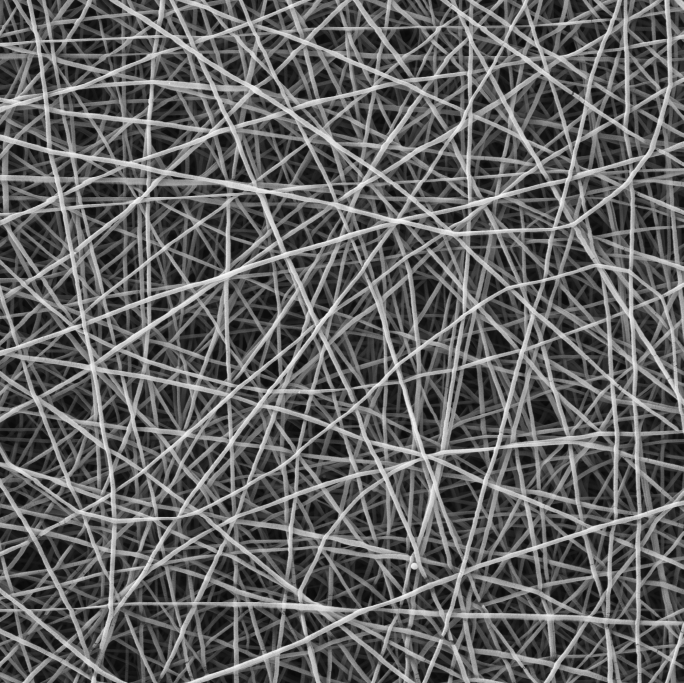
%> input picture src/fibresem/analysis/pysimpoly/output/00-original-py.png, 1367 x 1366 px (shown at 1/2 size)
$ octave mlsimpoly.m   (GNU Octave 9; MATLAB toolbox functions it lacks are replaced by stand-ins)
%> lines starting %> are read from the running program, lines starting %| are printed output that depends on the picture; in (x1, y1, x2, y2) boxes, pixels count from 0 and x2, y2 are one past the last pixel; in counts of white or black regions, pixels touching at a corner belong together; the program's own positions count from 1
### src/fibresem/analysis/matlab/showMaskAsOverlay.m
%Note: This is the endpoint for the "togglefig" function and the start of
%the "showMaskAsOverlay" function. Recommendation is to copy and save both
%of these files in a seperate .m file for increased code speed.

function varargout = showMaskAsOverlay(opacity, mask, overlaycolor, varargin)
error(nargchk(1,5,nargin));
if nargin >= 4
    if ~isempty(varargin{1})
        if ishandle(varargin{1})
            imgax = varargin{1};
        else
            figure;
            imshow(varargin{1});
            imgax = imgca;
        end
    else
        imgax = imgca;
    end
    fig = get(imgax,'parent');
    axes(imgax);
else
    fig = gcf;
end

if nargin == 5
    deleMasks = logical(varargin{2});
else
    deleMasks = true;
end

iptcheckinput(opacity, {'double'},{'scalar'}, mfilename, 'opacity', 1);
iptcheckinput(deleMasks, {'logical'}, {'nonempty'}, mfilename, 'deleMasks', 5);

if nargin == 1
    overlay = findall(gcf,'tag','opaqueOverlay');
    if isempty(overlay)
        error('SHOWMASKASOVERLAY: No opaque mask found in current figure.');
    end
    mask = get(overlay,'cdata');
    newmask = max(0,min(1,double(any(mask,3))*opacity));
    set(overlay,'alphadata',newmask);
    figure(fig);
    return
else
    iptcheckinput(mask, {'double','logical'},{'nonempty'}, mfilename, 'mask', 2);
end

DEFAULT_COLOR = [1 0 0];
if nargin < 3
    overlaycolor = DEFAULT_COLOR;
elseif ischar(overlaycolor)
    switch overlaycolor
        case {'y','yellow'}
            overlaycolor = [1 1 0];
        case {'m','magenta'}
            overlaycolor = [1 0 1];
        case {'c','cyan'}
            overlaycolor = [0 1 1];
        case {'r','red'}
            overlaycolor = [1 0 0];
        case {'g','green'}
            overlaycolor = [0 1 0];
        case {'b','blue'}
            overlaycolor = [0 0 1];
        case {'w','white'}
            overlaycolor = [1 1 1];
        case {'k','black'}
            overlaycolor = [0 0 0];
        otherwise
            disp('Unrecognized color specifier; using default.');
            overlaycolor = DEFAULT_COLOR;
    end
end

figure(fig);
tmp = imhandles(fig);
if isempty(tmp)
    error('There doesn''t appear to be an image in the current figure.');
end
try
    a = imattributes(tmp(1));
catch %#ok
    error('There doesn''t appear to be an image in the current figure.');
end
imsz = [str2num(a{2,2}),str2num(a{1,2})];

if ~isequal(imsz,size(mask(:,:,1)))
    error('Size mismatch');
end
if deleMasks
    delete(findall(fig,'tag','opaqueOverlay'))
end

overlaycolor = im2double(overlaycolor);
mask = logical(mask);

if size(mask,3) == 1
    newmaskR = zeros(imsz);
    newmaskG = newmaskR;
    newmaskB = newmaskR;
    newmaskR(mask) = overlaycolor(1);
    newmaskG(mask) = overlaycolor(2);
    newmaskB(mask) = overlaycolor(3);
elseif size(mask,3) == 3
    newmaskR = mask(:,:,1);
    newmaskG = mask(:,:,2);
    newmaskB = mask(:,:,3);
else
    beep;
    disp('Unsupported masktype in showImageAsOverlay.');
    return
end
newmask = cat(3,newmaskR,newmaskG,newmaskB);
hold on;
h = imshow(newmask);
try
    set(h,'alphadata',double(mask)*opacity,'tag','opaqueOverlay');
catch %#ok
    set(h,'alphadata',opacity,'tag','opaqueOverlay');
end
if nargout > 0
    varargout{1} = imhandles(imgca);
end
if nargout > 1
    varargout{2} = getframe;
    varargout{2} = varargout{2}.cdata;
end
end

### lib/matlab/togglefig.m
%Note: It is recommended to move the "togglefig" and "showMaskAsOverlay" functions to seperate .m
%files in the same folder as the main Matlab Code. Save the file as "togglefig.m" and "showMaskAsOverlay.m" respectively.
%Alternatively, download the togglefig and showMaskASOverlay functions online.
%This will increase the Matlab method speed significantly.

function fig = togglefig(name, clearfig)
if ~nargin
    tmp = get(findall(0,'type','figure'),'name');
    if isempty(tmp)
        tmp = 0;
    elseif ischar(tmp)
        tmp = 1;
    else
        tmp = sum(cell2mat(regexp(tmp,'untitled')));
    end
    name = ['untitled',num2str(tmp+1)];
    clearfig = 0;
elseif nargin == 1
    clearfig = 0;
end

fig = findall(0,'type','figure','name',name);
if isempty(fig)
    fig = figure('numbertitle','off','name',name);shg;
else
    set(0,'currentfigure',fig)
end
drawnow;
figure(fig)
if clearfig
    clf
end
if ~nargout
    clear fig
end
end

### src/fibresem/analysis/pysimpoly/mlsimpoly.m
I = imread(fullfile(pwd, 'output', '00-original-py.png'));
%> I is the input picture: size 1366x1367x3 uint8; min 8, max 251, mean 97.3
% take first channel
I = I(:,:,1);
%> I: size 1366x1367 uint8
pixelsize = 9.766;
pixelsizeunit = 'nm';

params.optimiseForThinFibres = true;
outputpath = fullfile(pwd, 'output');


%Enhance contract using histogram equalization
fprintf("Enhance contrast\n");

Ihist = adapthisteq(I);
saveimg(Ihist, '01-enhance-contrast');

Ihist = histeq(Ihist);
saveimg(Ihist, '02-enhance-contrast');


%Erode the grayscape image I and return the eroded image
fprintf("Erode Grayscale\n");
marker = imerode(Ihist, strel('disk', 5));
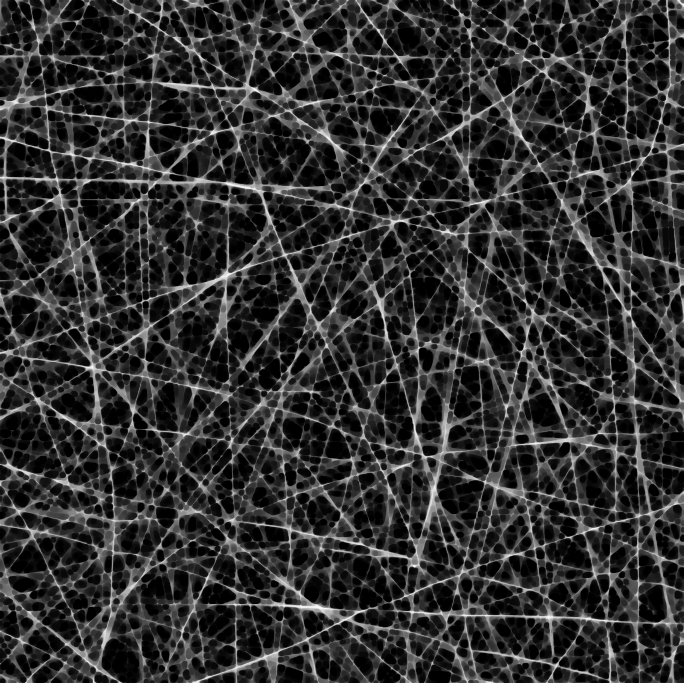
%> marker: size 1366x1367 uint8 (shown at 1/2 size); min 0, max 255, mean 48.8
saveimg(marker, '03-erode');


%Perform morphological reconstruction of the image
fprintf("Morphological Reconstruction\n");
Iobr = imreconstruct(marker, Ihist);
saveimg(Iobr, '04-reconstruction');


%Find edges in intensity image
fprintf("Find edges\n");

min_area = 20;
E = edge(Iobr, 'Canny', [0.2 0.4]);
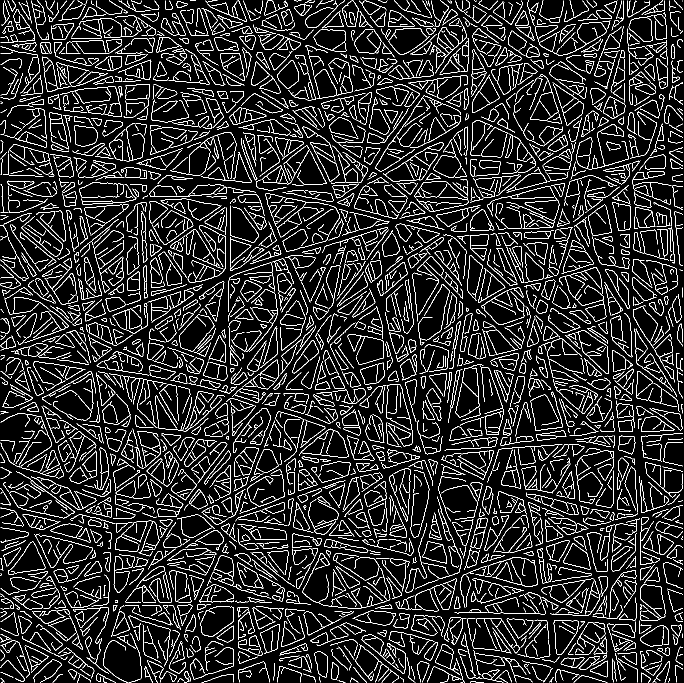
%> E: size 1366x1367 logical (shown at 1/2 size); 10.7% white in thin lines or dots
saveimg(E, '05-canny');


%Remove small objects with less than 20 pixels
E = bwareaopen(E, min_area);
%> E: size 1366x1367 logical; 10.5% white in thin lines or dots
saveimg(E, '06-areaopen');


E = bwmorph(E, 'thicken', 1);
%> E: size 1366x1367 logical; 20.5% white in thin lines or dots
saveimg(E, '07-thicken');

OL = imoverlay(Ihist, E, 'red');
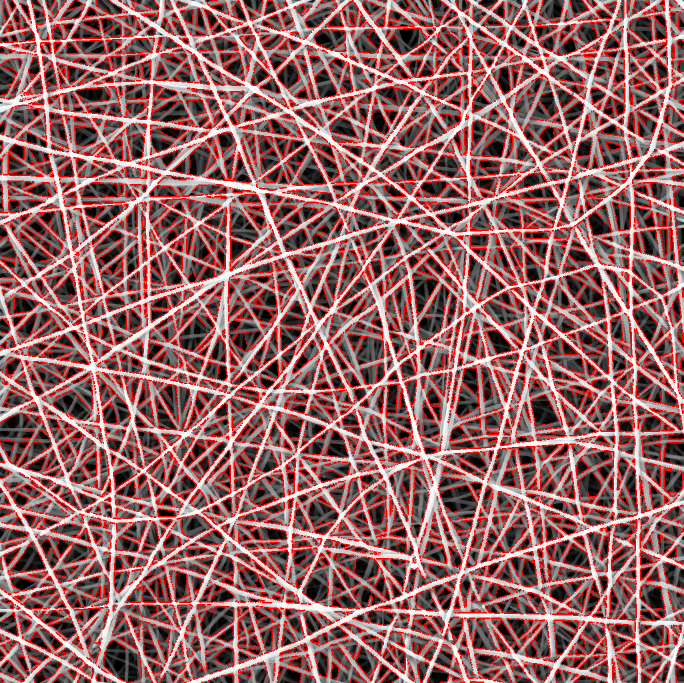
%> OL: size 1366x1367x3 uint8 (shown at 1/2 size); mean R, G, B 152.7, 100.4, 100.4

%%

%Create a binary image from 2D grayscale by replacing all values above a
%globally determined threshold with 1s
fprintf("Create and optimise binary...\n");

level = graythresh(I) + 0.1;
%> level = 0.514
saveimg(level, '08-graythresh');

BW = imbinarize(Ihist,level);
%> BW: size 1366x1367 logical; 47.8% white; 904 white regions (849 under 20 px), largest, box (x1, y1, x2, y2) and area: (0, 0, 1367, 1366) 886239, (22, 392, 69, 401) 288, (231, 1279, 277, 1309) 282
saveimg(BW, '09-imbinarize');

%Perform morphological closing on the image, returning the closed image.
BW = imclose(BW, strel('disk', 1));
%> BW: size 1366x1367 logical; 48.6% white; 525 white regions (491 under 20 px), largest, box (x1, y1, x2, y2) and area: (0, 0, 1367, 1366) 903818, (1302, 879, 1367, 888) 271, (830, 0, 854, 30) 209
saveimg(BW, '10-close');

%Apply a specific morphological operation to the binary image BW
BW = bwmorph(BW, 'clean', 100000);
BW = bwmorph(BW, 'fill', 5000);
BW = bwmorph(BW, 'majority', 500);
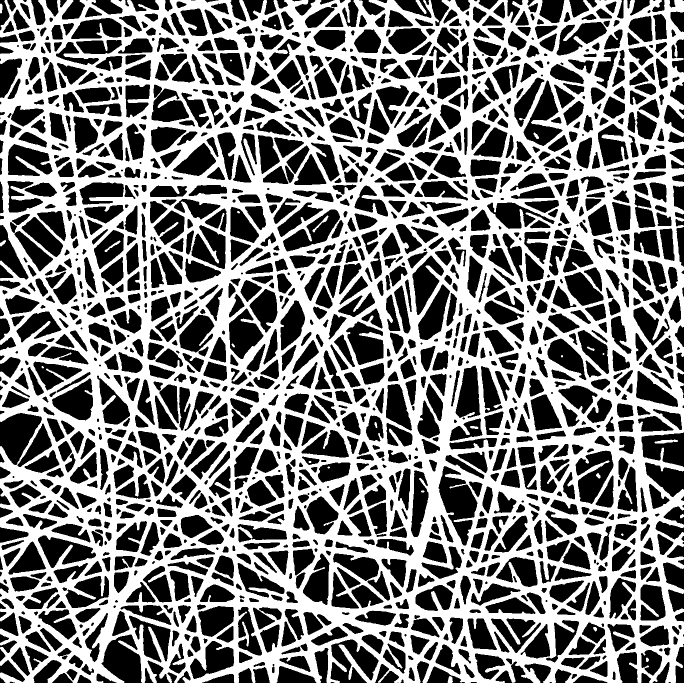
%> BW: size 1366x1367 logical (shown at 1/2 size); 48.8% white; 27 white regions (7 under 20 px), largest, box (x1, y1, x2, y2) and area: (0, 0, 1367, 1366) 908644, (1309, 879, 1356, 887) 235, (831, 0, 853, 28) 202
saveimg(BW, '11-clean-fill-majority');

if ~params.optimiseForThinFibres
    BW = bwmorph(BW, 'thin', 4);
end

%median filter than cleans image, stops when loop no longer changes image
fprintf("Cleaning: ");

BWf = medfilt2(BW);
i = 0;
while sum(sum(BWf)) ~= sum(sum(BW))
    i = i + 1;
    BW = BWf;
    BWf = medfilt2(BW);

    fprintf("#");
end
%> this loop made 0 passes
%> after the loop, i = 0

fprintf("\n");


%%
% Skeletonise
fprintf("Skeletonise\n");

if ~params.optimiseForThinFibres
    BW = bwmorph(BW, 'thicken', 4);
end

SK = bwskel(BW);
%> SK: size 1366x1367 logical; 5.2% white in thin lines or dots

branchpoints = bwmorph(SK, 'branchpoints', 1);
%> branchpoints: size 1366x1367 logical; 0.18% white in thin lines or dots
branchpoints = imdilate(branchpoints, strel('disk', 3, 0));
%> branchpoints: size 1366x1367 logical; 4.7% white; 2422 white regions, largest, box (x1, y1, x2, y2) and area: (586, 900, 601, 922) 135, (443, 545, 456, 570) 124, (822, 156, 837, 177) 113
SK = SK & ~branchpoints;
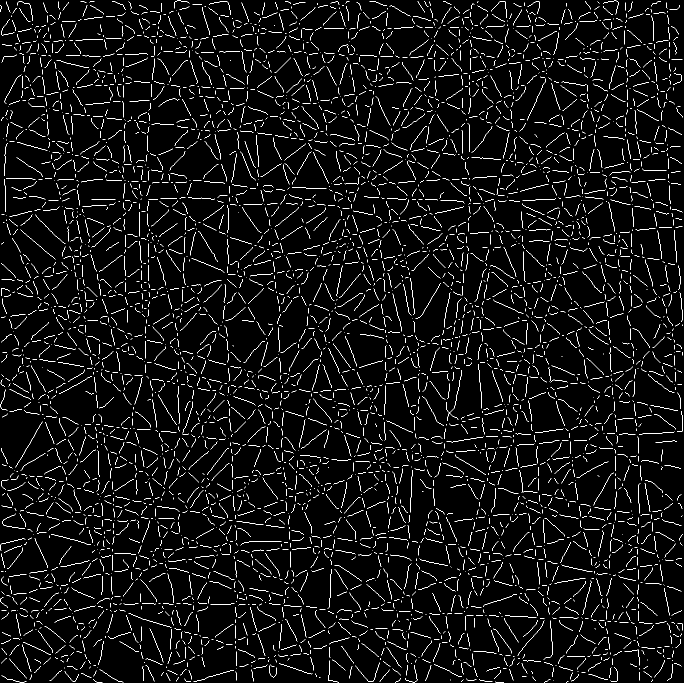
%> SK: size 1366x1367 logical (shown at 1/2 size); 4% white in thin lines or dots
SK = bwmorph(SK, 'spur', 1);
%> SK: size 1366x1367 logical; 3.8% white in thin lines or dots

% Uses edge overlay to filter out background noise
% To debug F, use imshow(F, []);
% If skeleton segment is at a large distance from edge: remove segment
fprintf("Clean skeleton:   0%%");

[m,n] = size(SK);
%> m = 1366; n = 1367
F=bwdist(E);
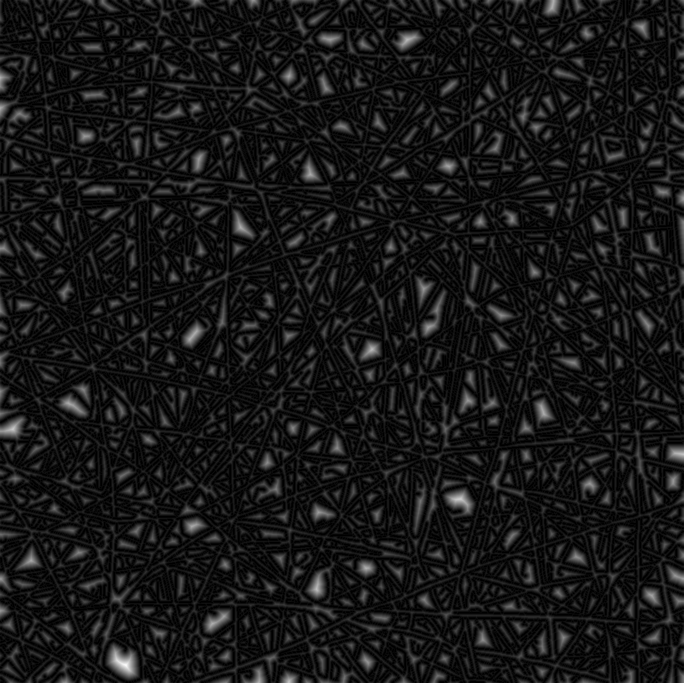
%> F: size 1366x1367 single (shown at 1/2 size); min 0, max 28.3, mean 2.4; drawn with min black and max white
for i = 1:m
    for j = 1:n
        if SK(i,j)==1
            Ry=F(i,j);
            if Ry > 55
                SK(i,j) = 0;
            end
        end
    end
    fprintf("\b\b\b\b%3.0f%%", i/m * 100);
end
%> after the loop, Ry = 1.41

fprintf("\n");

togglefig('Segmented Image')
imshow(BW)
drawnow

%set(gca,'LooseInset',get(gca,'TightInset'));
imwrite(BW, fullfile(outputpath{1}, 'segmentation', outputpath{2}));
%close all

togglefig('Overlay')
OL = imoverlay(Ihist, SK, 'red');
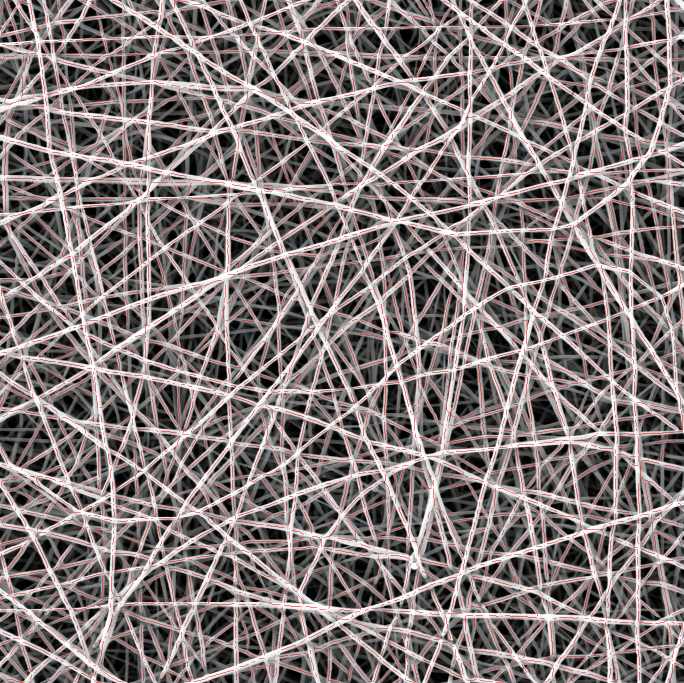
%> OL: size 1366x1367x3 uint8 (shown at 1/2 size); mean R, G, B 128.3, 118.6, 118.6
imshow(OL)
showMaskAsOverlay(0.3, BW, 'c')
%> the run ends on the next line
% [104 lines not run here, left out]
function saveimg(I, name)
    name = sprintf('%s-matlab.png', name);
    outputpath = fullfile(pwd, 'output', name);

    imwrite(I, outputpath);
    fprintf('Saved image %s\n', name);
end
